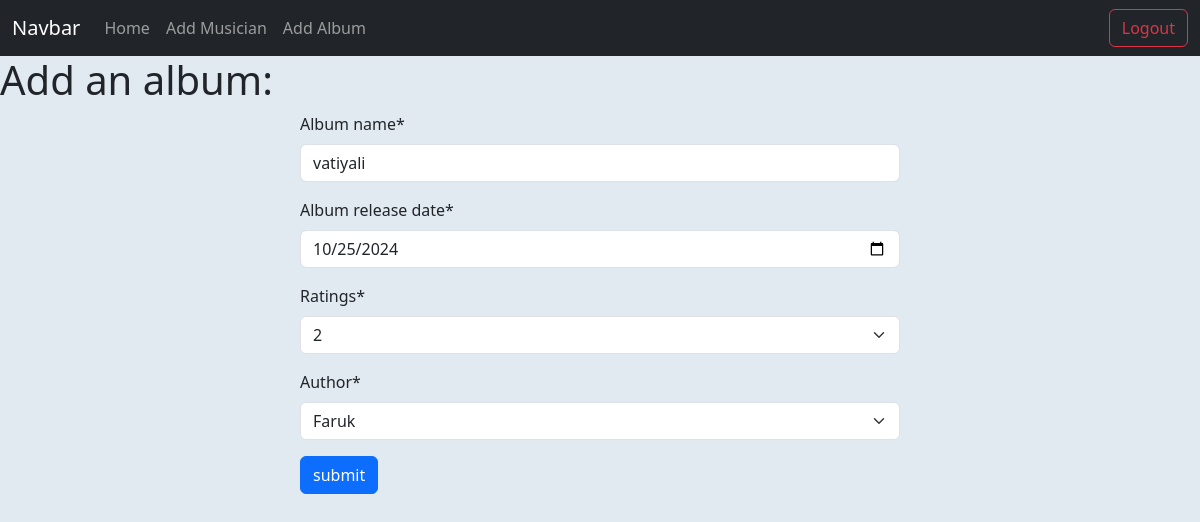
The page /edit_album/2 (signed in) on the database its author committed.
### Album/models.py (models this page shows, shortened)
class AlbumModel(models.Model):
    Album_name = models.CharField(max_length=50)
    Album_release_date = models.DateField()
    CHOICES = [('1',1),('2',2),('3',3),('4',4),('5',5)]
    Ratings = models.CharField(
        max_length=10,
        choices=CHOICES,
        default='3'
    )
    Author = models.ForeignKey(MusicianModel,on_delete=models.CASCADE)

### Album/views.py (the view)
# urls.py: path('edit_album/<int:id>', views.EditAlbumView.as_view(),name='edit_album'),
class EditAlbumView(UpdateView):
    model = AlbumModel
    form_class = Albumform
    template_name = 'add_album.html'
    pk_url_kwarg = 'id'
    success_url = reverse_lazy('homepage')

### Album/form.py
class Albumform(forms.ModelForm):
    class Meta:
        model = AlbumModel
        fields = '__all__'
        widgets = {
            'Album_release_date' : forms.DateInput(attrs={'type':'date'}),
        }

### Musician/models.py (called while the page is built)
    def __str__(self):
        return self.First_name

### Album/templates/add_album.html
{% extends 'base.html' %} {% block content %}{% load crispy_forms_tags %}
<h1>Add an album:</h1>
<form method="post" class="w-50 m-auto">
  {% csrf_token %} {{form | crispy }}
  <button class="btn btn-primary" type="submit">submit</button>
</form>
{% endblock %}

### rows shown on the page
AlbumModel: Album_name "vatiyali", Album_release_date "10/25/2024", Ratings "2", Author "Faruk"
